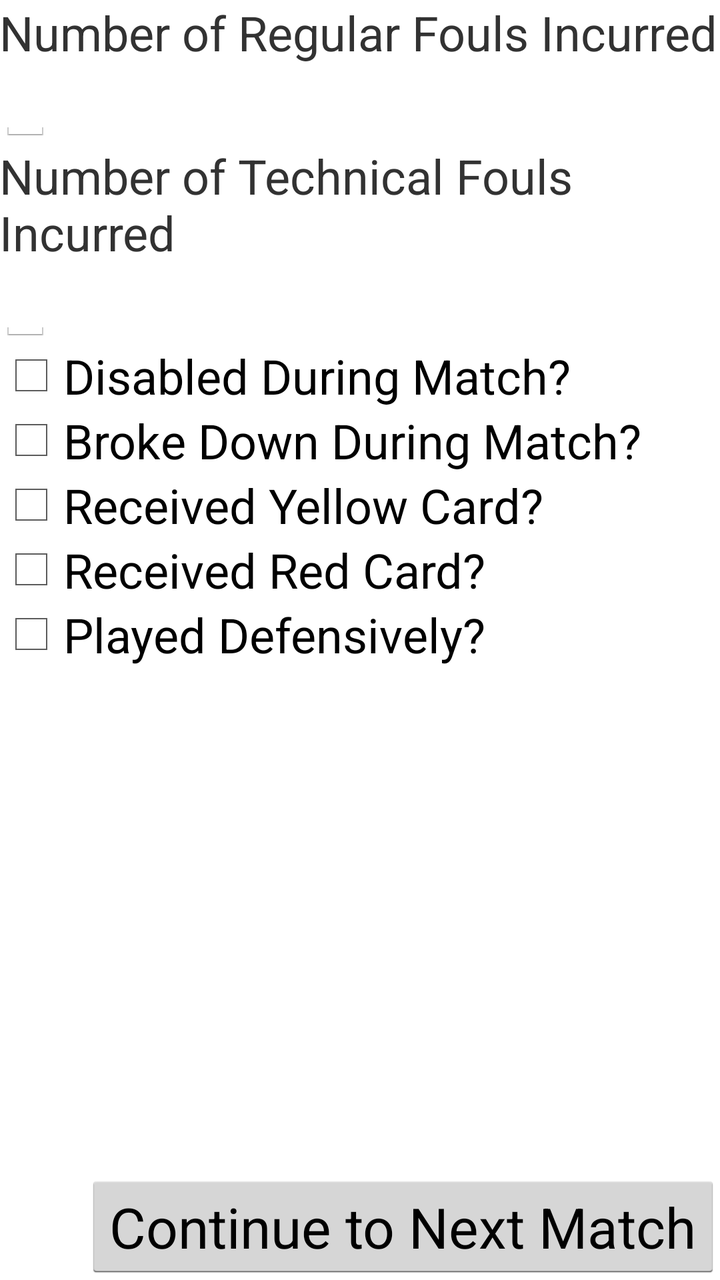
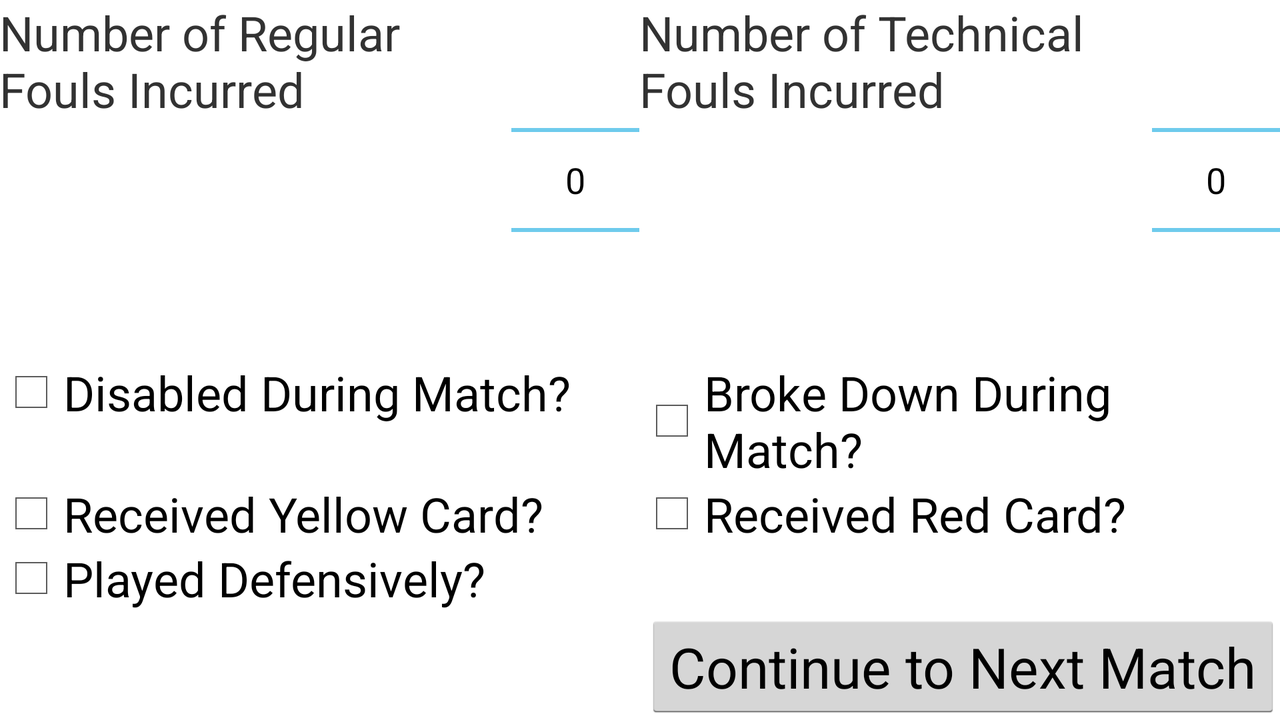

One screen, two layout resources from the same app: the default and the author's alternative for another configuration. Each is rendered where Android would select it; the XML of both is given below.
<!-- AndroidManifest.xml: application theme AppTheme -->
<!-- res/layout/fragment_scout_post.xml -->
<RelativeLayout xmlns:android="http://schemas.android.com/apk/res/android"
    xmlns:tools="http://schemas.android.com/tools"
    android:layout_width="match_parent"
    android:layout_height="match_parent"
    android:paddingBottom="@dimen/activity_vertical_margin"
    android:paddingLeft="@dimen/activity_horizontal_margin"
    android:paddingRight="@dimen/activity_horizontal_margin"
    android:paddingTop="@dimen/activity_vertical_margin"
    tools:context=".ScoutActivity$PostFragment" >

    <LinearLayout
        android:id="@+id/linearLayout5"
        android:layout_width="match_parent"
        android:layout_height="wrap_content"
        android:layout_centerHorizontal="true"
        android:layout_alignParentTop="true"
        android:orientation="vertical" >

        <TextView
            android:id="@+id/textView1"
            android:layout_width="wrap_content"
            android:layout_height="0dp"
            android:layout_weight="0.8"
            android:textSize="24sp"
            android:text="@string/title_regFouls" />

        <EditText
            android:id="@+id/postRegFouls"
            android:layout_width="wrap_content"
            android:layout_height="0dp"
            android:layout_weight="0.2"
            android:inputType="number" />

        <TextView
            android:id="@+id/textView2"
            android:layout_width="wrap_content"
            android:layout_height="0dp"
            android:layout_weight="0.8"
            android:textSize="24sp"
            android:text="@string/title_techFouls" />

        <EditText
            android:id="@+id/postTechFouls"
            android:layout_width="wrap_content"
            android:layout_height="0dp"
            android:layout_weight="0.2"
            android:inputType="number" />
    </LinearLayout>

    <LinearLayout
        android:id="@+id/linearLayout6"
        android:layout_width="wrap_content"
        android:layout_height="wrap_content"
        android:layout_alignParentLeft="true"
        android:orientation="vertical"
        android:layout_below="@+id/linearLayout5" >

        <CheckBox
            android:id="@+id/postDisabled"
            android:layout_width="wrap_content"
            android:layout_height="0dp"
            android:layout_weight="0.5"
            android:textSize="24sp"
            android:text="@string/check_disabled" />

        <CheckBox
            android:id="@+id/postBroken"
            android:layout_width="wrap_content"
            android:layout_height="0dp"
            android:layout_weight="0.5"
            android:textSize="24sp"
            android:text="@string/check_broken" />
    </LinearLayout>

    <LinearLayout
        android:id="@+id/linearLayout7"
        android:layout_width="wrap_content"
        android:layout_height="wrap_content"
        android:layout_alignLeft="@+id/linearLayout6"
        android:layout_below="@+id/linearLayout6"
        android:orientation="vertical" >

        <CheckBox
            android:id="@+id/postYellowCard"
            android:layout_width="wrap_content"
            android:layout_height="0dp"
            android:layout_weight="0.5"
            android:textSize="24sp"
            android:text="@string/check_yellowCard" />

        <CheckBox
            android:id="@+id/postRedCard"
            android:layout_width="wrap_content"
            android:layout_height="0dp"
            android:layout_weight="0.5"
            android:textSize="24sp"
            android:text="@string/check_redCard" />
    </LinearLayout>
    	
  	<CheckBox
        android:id="@+id/postDefensive"
        android:layout_width="wrap_content"
        android:layout_height="wrap_content"
        android:layout_alignLeft="@+id/linearLayout7"
        android:layout_below="@+id/linearLayout7"
        android:textSize="24sp"
        android:text="@string/check_defensive" />
	
    <Button
        android:id="@+id/buttonNextMatch"
        android:layout_width="wrap_content"
        android:layout_height="wrap_content"
        android:layout_alignParentBottom="true"
        android:layout_alignParentRight="true"
        android:textSize="28sp"
        android:onClick="goTo_nextMatch"
    	android:text="@string/button_nextMatch" />

</RelativeLayout>
<!-- resources referenced by this layout -->
<resources>
  <string name="button_nextMatch">Continue to Next Match</string>
  <string name="check_broken">Broke Down During Match?</string>
  <string name="check_defensive">Played Defensively?</string>
  <string name="check_disabled">Disabled During Match?</string>
  <string name="check_redCard">Received Red Card?</string>
  <string name="check_yellowCard">Received Yellow Card?</string>
  <string name="title_regFouls">Number of Regular Fouls Incurred</string>
  <string name="title_techFouls">Number of Technical Fouls Incurred</string>
  <style name="AppTheme" parent="AppBaseTheme">
          
      </style>
  <!-- from res/values-v11/ -->
  <style name="AppBaseTheme" parent="android:Theme.Holo.Light.DarkActionBar">
          
      </style>
</resources>
<!-- res/layout-land/fragment_scout_post.xml (the author's variant of the layout above) -->
<!-- drawn on the phone turned sideways -->
<RelativeLayout xmlns:android="http://schemas.android.com/apk/res/android"
    xmlns:tools="http://schemas.android.com/tools"
    android:layout_width="match_parent"
    android:layout_height="match_parent"
    android:paddingBottom="@dimen/activity_vertical_margin"
    android:paddingLeft="@dimen/activity_horizontal_margin"
    android:paddingRight="@dimen/activity_horizontal_margin"
    android:paddingTop="@dimen/activity_vertical_margin"
    tools:context=".ScoutActivity$PostFragment" >

    <LinearLayout
        android:id="@+id/linearLayout5"
        android:layout_width="match_parent"
        android:layout_height="wrap_content"
        android:layout_centerHorizontal="true"
        android:layout_alignParentTop="true"
        android:orientation="horizontal" >

        <TextView
            android:id="@+id/textView1"
            android:layout_width="0dp"
            android:layout_height="wrap_content"
            android:layout_weight="0.8"
            android:textSize="24sp"
            android:text="@string/title_regFouls" />

        <NumberPicker
            android:id="@+id/postRegFouls"
            android:layout_width="0dp"
            android:layout_height="wrap_content"
            android:layout_weight="0.2"
            android:inputType="number" />

        <TextView
            android:id="@+id/textView2"
            android:layout_width="0dp"
            android:layout_height="wrap_content"
            android:layout_weight="0.8"
            android:textSize="24sp"
            android:text="@string/title_techFouls" />

        <NumberPicker
            android:id="@+id/postTechFouls"
            android:layout_width="0dp"
            android:layout_height="wrap_content"
            android:layout_weight="0.2"
            android:inputType="number" />
    </LinearLayout>

    <LinearLayout
        android:id="@+id/linearLayout6"
        android:layout_width="match_parent"
        android:layout_height="wrap_content"
        android:layout_centerHorizontal="true"
        android:orientation="horizontal"
        android:layout_below="@id/linearLayout5" >

        <CheckBox
            android:id="@+id/postDisabled"
            android:layout_width="0dp"
            android:layout_height="wrap_content"
            android:layout_weight="0.5"
            android:textSize="24sp"
            android:text="@string/check_disabled" />

        <CheckBox
            android:id="@+id/postBroken"
            android:layout_width="0dp"
            android:layout_height="wrap_content"
            android:layout_weight="0.5"
            android:textSize="24sp"
            android:text="@string/check_broken" />
    </LinearLayout>
    
    <LinearLayout
        android:id="@+id/linearLayout7"
        android:layout_width="match_parent"
        android:layout_height="wrap_content"
        android:layout_alignLeft="@+id/linearLayout6"
        android:layout_below="@+id/linearLayout6"
        android:orientation="horizontal" >

        <CheckBox
            android:id="@+id/postYellowCard"
            android:layout_width="0dp"
            android:layout_height="wrap_content"
            android:layout_weight="0.5"
            android:textSize="24sp"
            android:text="@string/check_yellowCard" />

        <CheckBox
            android:id="@+id/postRedCard"
            android:layout_width="0dp"
            android:layout_height="wrap_content"
            android:layout_weight="0.5"
            android:text="@string/check_redCard"
            android:textSize="24sp" />
    </LinearLayout>
	
	<CheckBox
        android:id="@+id/postDefensive"
        android:layout_width="wrap_content"
        android:layout_height="wrap_content"
        android:layout_alignLeft="@+id/linearLayout7"
        android:layout_below="@+id/linearLayout7"
        android:textSize="24sp"
        android:text="@string/check_defensive" />
	
    <Button
        android:id="@+id/buttonNextMatch"
        android:layout_width="wrap_content"
        android:layout_height="wrap_content"
        android:layout_alignParentBottom="true"
        android:layout_alignParentRight="true"
        android:textSize="28sp"
        android:onClick="goTo_nextMatch"
        android:text="@string/button_nextMatch" />

    

</RelativeLayout>
